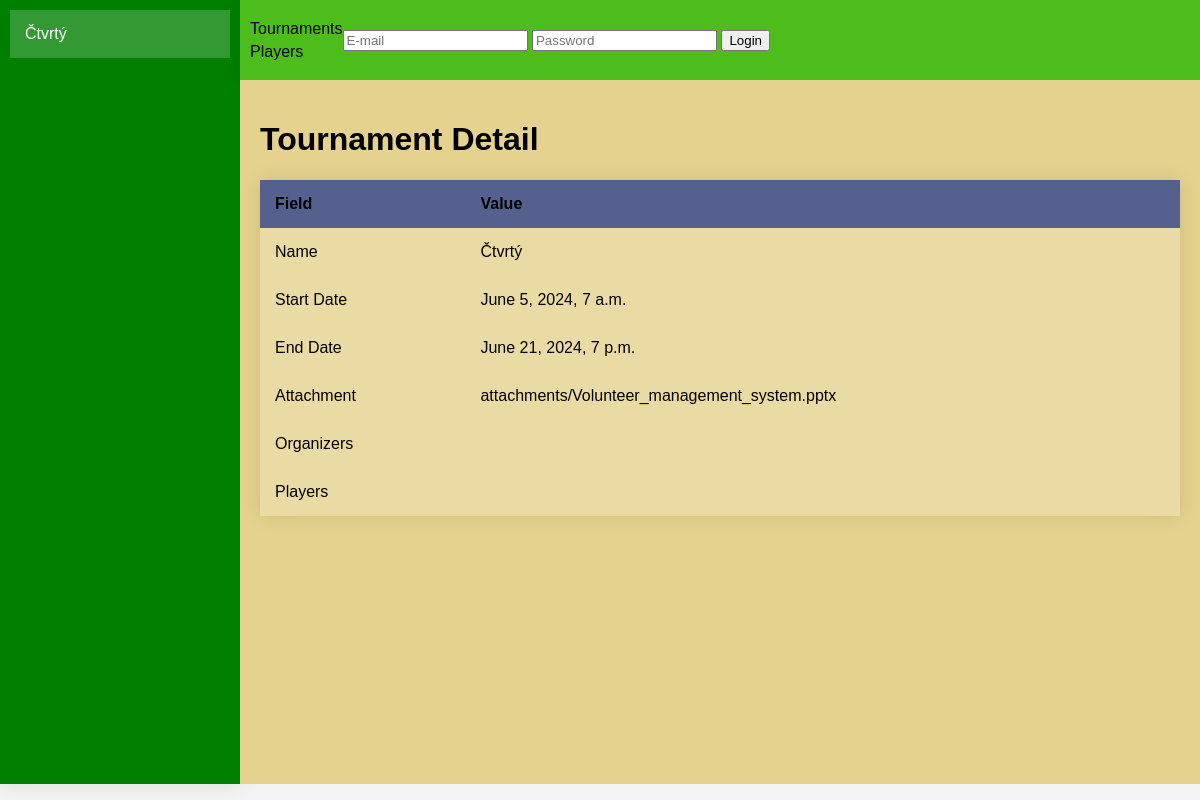
/tournament/4/, run on an earlier commit of the app's database.
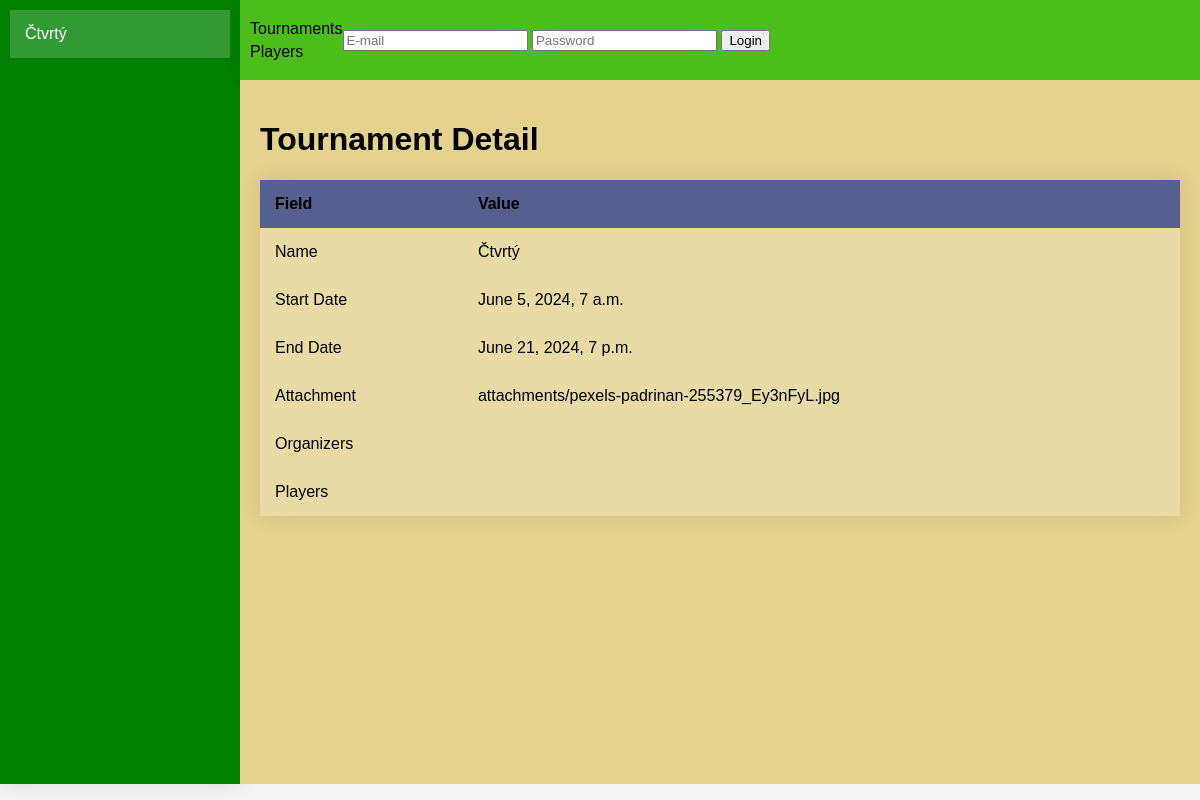
And on a later commit of the database.
### tournaments/models.py (models this page shows, shortened)
class Tournament(models.Model):
    name = models.CharField(max_length=100)
    start_date = models.DateTimeField()
    end_date = models.DateTimeField()
    attachment = models.FileField(upload_to='attachments/', blank=True, null=True)

### tournaments/views.py (the view)
# urls.py: path('<int:tournament_pk>/', TournamentDetailView.as_view(template_name="./detail/tournament_detail.html"), name='tournament_detail'),
class TournamentDetailView(TournamentContextMixin, DetailView):
    model = Tournament
    context_object_name = 'tournament'
    def get_object(self, queryset=None):
        return self.get_tournament()

### tournaments/views.py (called while the page is built, shortened)
    def get_tournament(self):
        return Tournament.objects.get(pk=self.kwargs['tournament_pk'])

    def get_context_data(self, **kwargs):
        context = super().get_context_data(**kwargs)
        if 'tournament_pk' in self.kwargs:
            tournament = self.get_tournament()
            context['tournament'] = tournament
            context['rounds'] = tournament.round_set.all()
            context['organizers'] = TournamentOrganizer.objects.filter(tournament=tournament).select_related('organizer')
            context['players'] = TournamentPlayer.objects.filter(tournament=tournament).select_related('player')
        return context

### billiard_charts/static/templates/detail/tournament_detail.html (shortened to what this page needs)
{% extends "base.html" %}
{% block main_space %}
    {% if object.error_message %}
        <h2>Error</h2>
        <p>{{ object.error_message }}</p>
    {% else %}
        <h1>Tournament Detail</h1>
        <table>
            <thead>
                <tr>
                    <th class="l">Field</th>
                    <th class="r">Value</th>
                </tr>
            </thead>
            <tbody>
                <tr>
                    <td class="l">Name</td>
                    <td class="r">{{ tournament.name }}</td>
                </tr>
                <tr>
                    <td class="l">Start Date</td>
                    <td class="r">{{ tournament.start_date }}</td>
                </tr>
                <tr>
                    <td class="l">End Date</td>
                    <td class="r">{{ tournament.end_date }}</td>
                </tr>
                <tr>
                    <td class="l">Attachment</td>
                    <td class="r">
                        {% if tournament.attachment %}
                            <a href="{{ tournament.attachment.url }}">{{ tournament.attachment.name }}</a>
                        {% else %}
                            No attachment available
                        {% endif %}
                    </td>
                </tr>
                <tr>
                    <td class="l">Organizers</td>
                    <td class="r">
                    </td>
                </tr>
                <tr>
                    <td class="l">Players</td>
                    <td class="r">
                    </td>
                </tr>
            </tbody>
        </table>
    {% endif %}
{% endblock main_space %}

### billiard_charts/static/templates/sidebar.html (shortened to what this page needs)
<nav>
    {% if tournament %}
    <ul>
        <li><a href="{% url 'tournament_detail' tournament.id %}">{{ tournament.name }}</a></li>
    </ul>
    {% endif %}
</nav>

What changed in the data, as far as the page shows it:
changed Tournament "Čtvrtý": attachment.name "attachments/Volunteer_management_system.pptx" → "attachments/pexels-padrinan-255379_Ey3nFyL.jpg"
